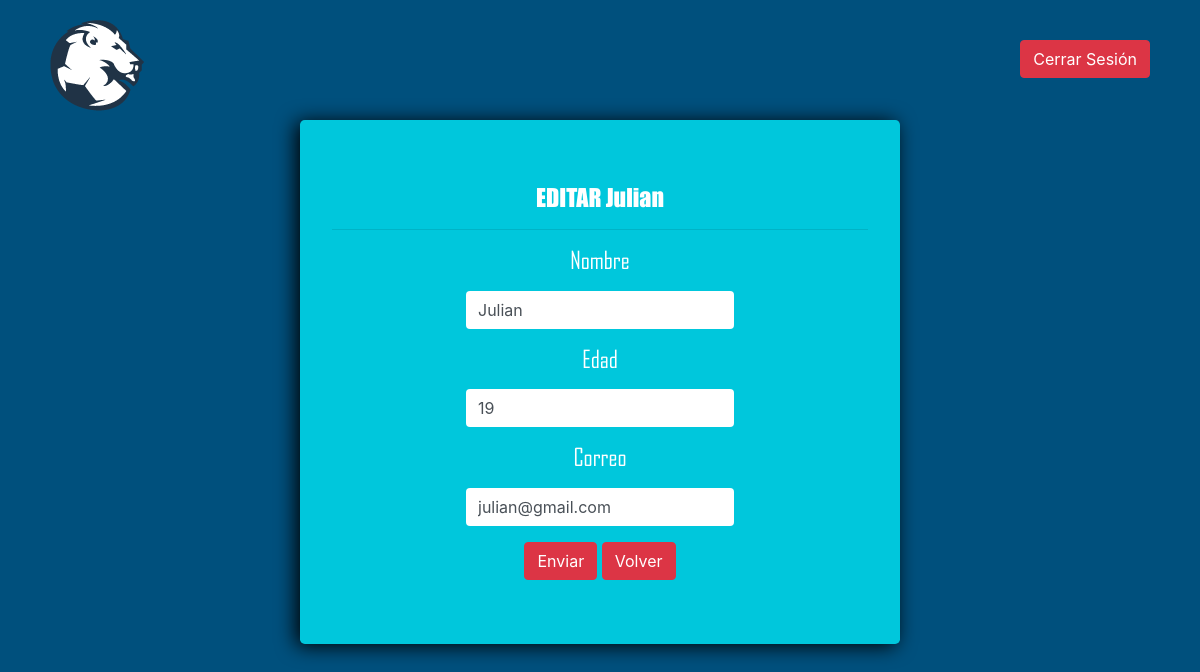
/editarUser.php?idperson=3 (signed in), run on the app's committed database.
### tables this page shows
CREATE TABLE `usuarios` (
  `id` int(11) NOT NULL,
  `nombre` varchar(30) NOT NULL,
  `correo` varchar(30) NOT NULL,
  `edad` int(5) NOT NULL
);

### editarUser.php (the view, shortened to what this page needs)
<?php
$IdUser = $_GET['idperson'];
require "php/conexion.php";
$Sql ="SELECT * FROM 	usuarios WHERE id ='$IdUser'";
$Result = mysqli_query($conect,$Sql);
$Row = mysqli_fetch_array($Result);
?>
<!DOCTYPE html>
<html lang="en">
<head>
	<link rel="stylesheet" href="css/bootstrap.min.css">
	<link rel="stylesheet" href="css/estilos.css">
</head>
<body>
	<div class="ContGeneralEdit">
		<nav class="navUser">
			<div class="logo_esquinaUser">
				<img src="img/Loguito.png">
			</div>
			<div class="CerrarUser">
				<a href="Logout.php" class="btn btn-danger">Cerrar Sesión</a>
			</div>
		</nav>
		<div class="Edit jumbotron">
			<h2 class="TituloLog">EDITAR <?php echo $Row['nombre']?></h2>
			<hr>
			<form action="Update.php" method="post">
				<div class="form-group">
					<p class="Titulo2Log">Nombre</p>
					<input type="text" class="FormInputLog form-control" aria-describedby="emailHelp" placeholder="Nombre" name='Nombre' value="<?php echo $Row['nombre'];?>">
				</div>
				<div class="form-group">
					<p class="Titulo2Log">Edad</p>
					<input type="number" class="FormInputLog form-control" aria-describedby="emailHelp" placeholder="Edad" name='Edad' value="<?php echo $Row['edad'];?>">
				</div>
				<div class="form-group">
					<p class="Titulo2Log">Correo</p>
					<input type="email" class="FormInputLog form-control" aria-describedby="emailHelp" placeholder="Correo" name='Correo' value="<?php echo $Row['correo'];?>">
				</div>
				<button type="submit" class="btn btn-danger">Enviar</button>
				<a class="btn btn-danger" href="usuarios.php">Volver</a>
			</form>
		</div>
	</div>
</body>
</html>

### css/estilos.css (style rules this page uses)
* { margin: 0; padding: 0; border: 0; outline: none; text-decoration: none !important; list-style: none; }
body { overflow: hidden; }
html { scroll-behavior: smooth; }
h2 { font-size: 3em; color: white; font-family: 'impact', sans-serif; }
p { font-family: 'caviar', sans-serif; font-size: 1.3em; line-height: 1.2; color: white; font-weight: 400; text-align: justify; }
.FormInputLog { width: 50%; margin: auto; border: solid 0; box-shadow: none !important; }
.TituloLog { font-family: 'impact', sans-serif; font-size: 1.5em; text-align: center; }
.Titulo2Log { font-family: 'agency',sans-serif; font-size: 1.5em; text-align: center; }
.navUser { height: 15%; position: relative; }
.logo_esquinaUser { position: absolute; top: 20px; left: 50px; }
.CerrarUser { position: absolute; top: 40px; right: 50px; }
.ContGeneralEdit { background: #00507d; width: 100%; height: 100vh; }
.Edit { width: 50%; margin: auto; text-align: center; box-shadow: -4px 2px 20px 0 black; background: #00c7dc; }

### data on the page
usuarios: nombre "Julian", Nombre "Julian", Edad "19", Correo "julian@gmail.com"
